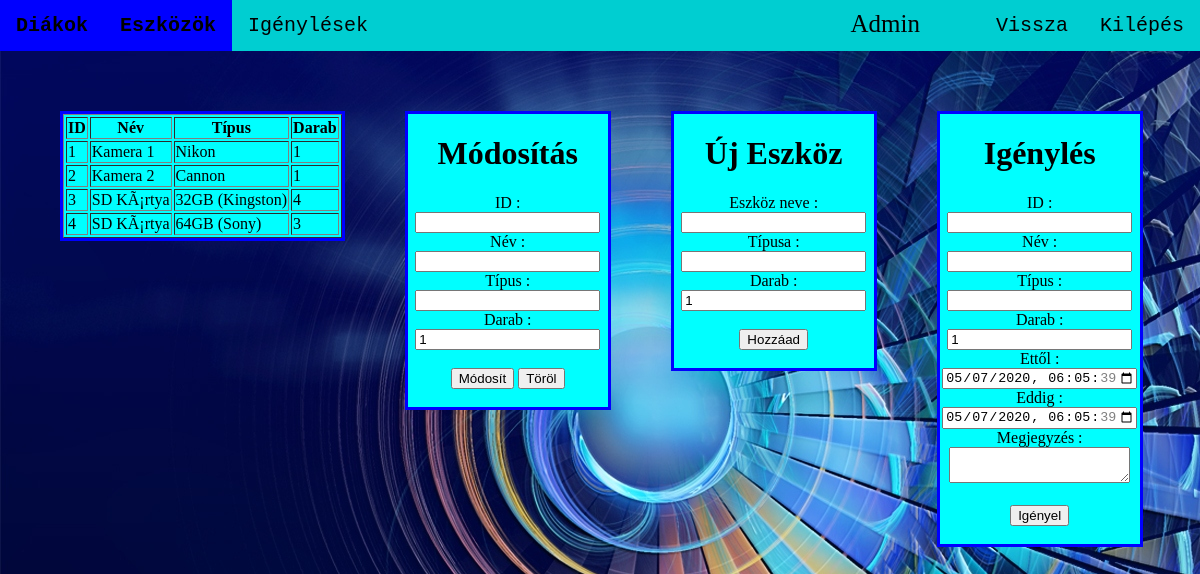
The app's page /eszkozok.php (signed in) with its own data.
### tables this page shows
CREATE TABLE `eszkozok` (
  `id` int(100) NOT NULL,
  `nev` varchar(40) NOT NULL,
  `tipus` varchar(30) NOT NULL,
  `darab` int(100) NOT NULL DEFAULT '1'
);

### eszkozok.php (the view, shortened to what this page needs)
<!DOCTYPE html>
<html>
<head>
<link rel="stylesheet" type="text/css" href="eszkozok.css">
</head>
<body>
<div id="menu">
	<ul id="menuSor">
		<?php if($_SESSION["felhnev"] == 'Admin'){ ?>
		<li><a href="diakok.php">Diákok</a></li>
		<?php } ?>
		<li class="akt"><a href="eszkozok.php">Eszközök</a></li>
		<li class="kilepes"><a href="index.php">Kilépés</a></li>
		<?php if($_SESSION["felhnev"] == 'Admin'){ ?>
		<li><a href="igenyles.php">Igénylések</a></li>
		<?php }else{ ?>
		<li><a href="diakokIgenyles.php">Igénylések</a></li>
		<?php } ?>
		<?php if($_SESSION["felhnev"] == 'Admin'){ ?>
			<li class="kilepes"><a href="adminOldal.php">Vissza</a></li>
		<?php }else{ ?>
			<li class="kilepes"><a href="diakOldal.php">Vissza</a></li>
		<?php } ?>
		<li style="text-align:center;margin-top:10px; margin-right:5%; font-size: 25px;" class="kilepes"><?php echo $_SESSION["felhnev"];?></li>
	</ul>
</div>
<?php
	$link = mysqli_connect("localhost", "root", "", "eszkoztar");
?>
<div class="container">
    <div class="targyak">
        <table id="table" border="1">
		<thead>
			<tr>
				<th>ID</th>
				<th>Név</th>
				<th>Típus</th>
				<th>Darab</th>
			</tr>
		</thead>
        <?php
			$sql = mysqli_query($link, "SELECT * FROM eszkozok ORDER BY id ASC");
			while($row = mysqli_fetch_array($sql)){ ?>
			<tr>
				<td><?php echo $row['id']?></td>
				<td><?php echo $row['nev']?></td>
				<td><?php echo $row['tipus']?></td>
				<td><?php echo $row['darab']?></td>
			</tr>
		<?php } ?>
		</table>
    </div>
	<?php if($_SESSION["felhnev"] == 'Admin'){ ?>
    <div class="modosit">
		<form action="<?=$_SERVER['PHP_SELF']?>" method="post">
			<h1>Módosítás</h1>
			<label>ID :</label><br><input type="text" name="id1" id="id1" ><br>
			<label>Név :</label><br><input type="text" name="nev1" id="nev1"><br>
			<label>Típus :</label><br><input type="text" name="tipus1" id="tipus1"><br>
			<label>Darab :</label><br><input type="number" name="darab1" id="darab1" min="1" value="1"><br>
			<br>
			<input type="submit" name="modify" value="Módosít">
			<input type="button" name="delete" value="Töröl" onclick="biztosTorli()"><br><br>
		</form>
    </div>
	<div class="ujEszk">
		<h1>Új Eszköz</h1>
		<form action="<?=$_SERVER['PHP_SELF']?>" method="post">
			<label>Eszköz neve :</label><br><input type="text" name="eNev"><br>
			<label>Típusa :</label><br><input type="text" name="eTipus"><br>
			<label>Darab :</label><br><input type="number" min="1" value="1" name="eDb"><br>
			<br>
			<input type="submit" name="add" value="Hozzáad"><br><br>
		</form>
	</div>
	<?php } ?>
	<div class="felvesz">
		<form action="<?=$_SERVER['PHP_SELF']?>" method="post">
			<h1>Igénylés</h1>
			<label>ID :</label><br><input type="text" name="id" id="id"><br>
			<label>Név :</label><br><input type="text" name="nev" id="nev"><br>
			<label>Típus :</label><br><input type="text" name="tipus" id="tipus"><br>
			<label>Darab :</label><br><input type="number" name="darab" id="darab" min="1" value="1"><br>
			<label>Ettől :</label><br><input style="max-width: 190px;" name="mikortol" id="mikortol" type="datetime-local" value="<?php echo date('Y-m-d h:m:s');?>"><br>
			<label>Eddig :</label><br><input style="max-width: 190px;" name="meddig" id ="meddig" type="datetime-local" value="<?php echo date('Y-m-d h:m:s');?>"><br>
			<label>Megjegyzés :</label><textarea name="megj" id="megj" maxlength="50"></textarea><br>
			<br>
			<input type="submit" name="igenyel" value="Igényel"><br><br>
		</form>
    </div>
</div>
</body>
</html>

### eszkozok.css (style rules this page uses)
body { margin-top:100px; width:100%; height:100%; margin:0; background-image:url("hatter/hatter2.jpg"); }
div#menu { position: relative; list-style-type: none; margin: 0; padding: 0; z-index: -1; width:100%; z-index: 1; }
ul#menuSor { list-style-type: none; margin: 0; padding: 0; overflow: hidden; background-color: #00CED1; }
li { float: left; }
li.kilepes { float: right; }
li.akt { background-color: blue; font-weight:bold; }
li a { display: block; color: black; text-align: center; padding: 14px 16px; text-decoration: none; font-size: 20px; font-family:"Courier New", Courier, monospace; }
div.container { position:relative; width:100%; height:100%; }
div.felvesz { display: block; position:relative; width:200px; float: left; text-align:center; border: 3px solid blue; margin-left:5%; margin-top:5%; background-color:cyan; }
div.modosit { display: block; position:relative; width:200px; float: left; text-align:center; border: 3px solid blue; margin-left:5%; margin-top:5%; background-color:cyan; }
div.ujEszk { display: block; position:relative; width:200px; float: left; text-align:center; border: 3px solid blue; margin-left:5%; margin-top:5%; background-color:cyan; }

### records on screen
eszkozok: id "1", nev "Kamera 1", tipus "Nikon", darab "1"
eszkozok: id "2", nev "Kamera 2", tipus "Cannon", darab "1"
eszkozok: id "3", nev "SD KÃ¡rtya", tipus "32GB (Kingston)", darab "4"
eszkozok: id "4", nev "SD KÃ¡rtya", tipus "64GB (Sony)", darab "3"

### other values on screen
$_SESSION["felhnev"] "Admin"
